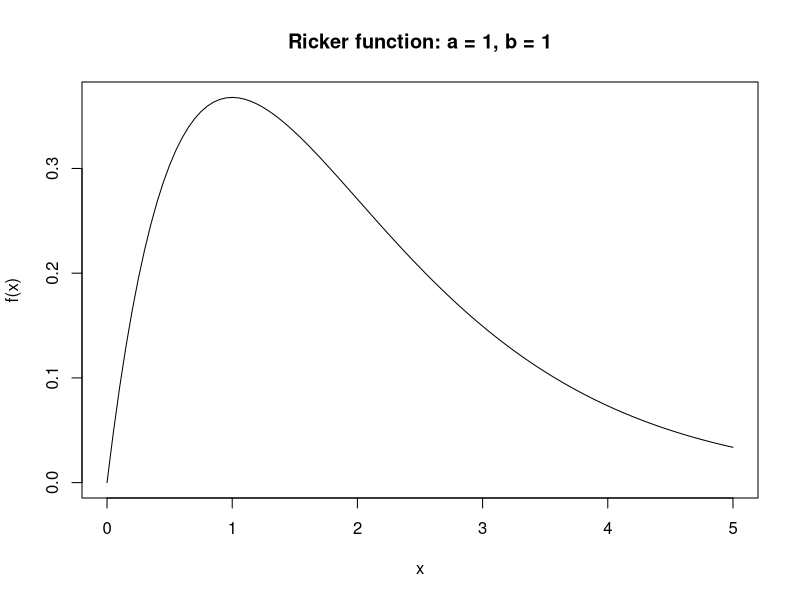
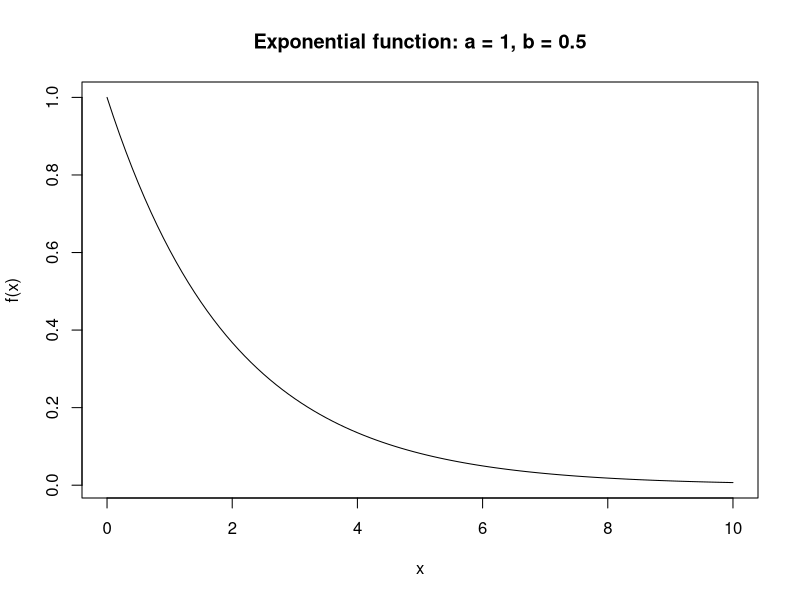
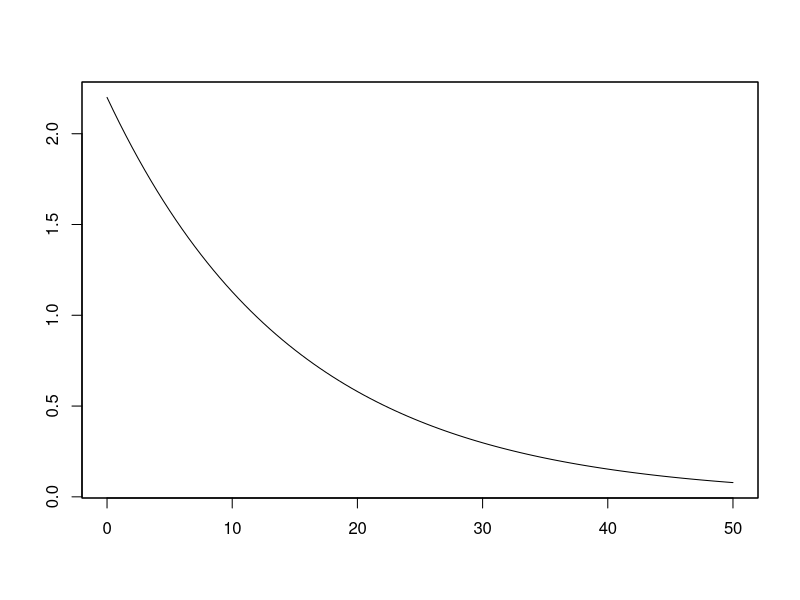
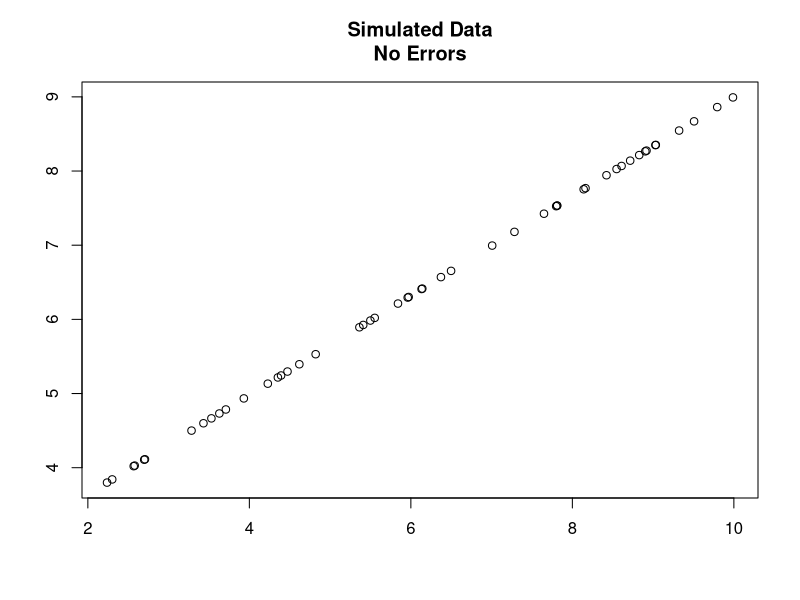
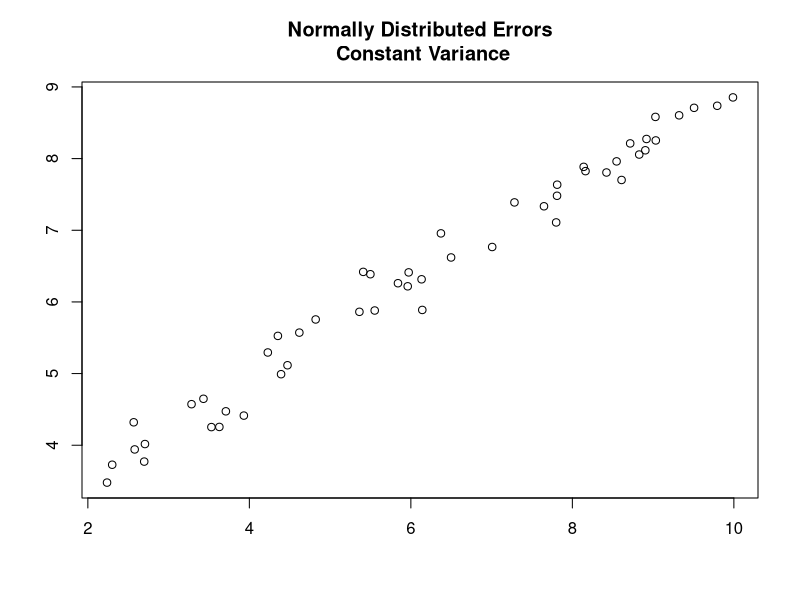
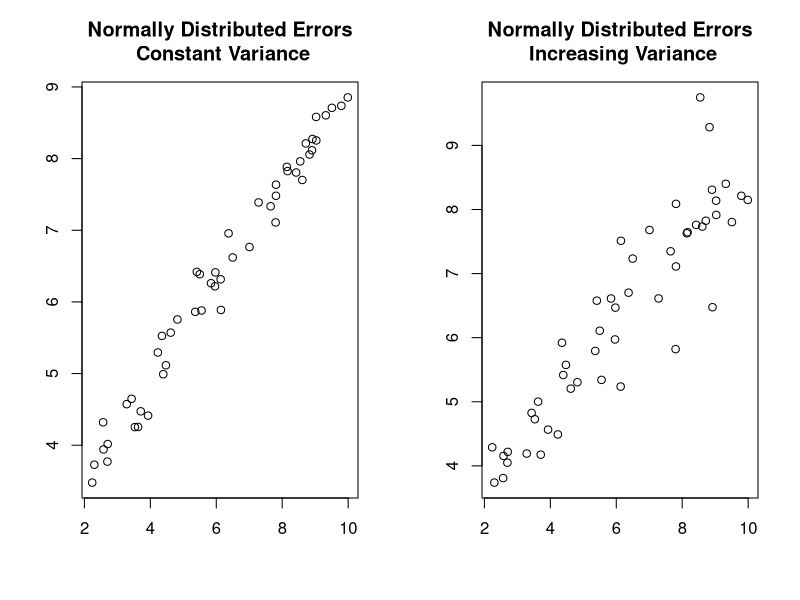
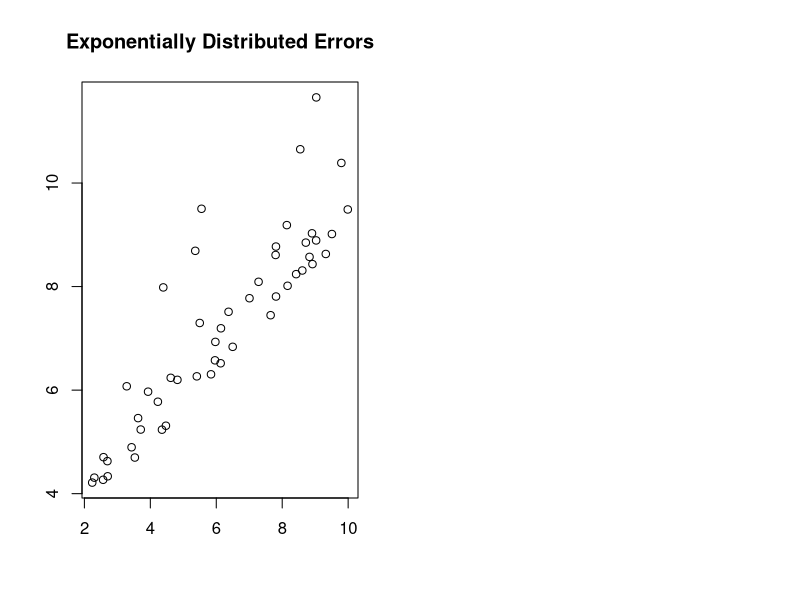

R code for these plots, in order:
## ---- chunk 1

## ---- chunk 2
ricker_fun = function(x, a, b) 
{
  return(a * x * exp(-b * x))
}
## ---- chunk 3
curve(
  ricker_fun(x, 1, 1), 
  from = 0, to = 5, add = FALSE, 
  main = "Ricker function: a = 1, b = 1",
  ylab = "f(x)", xlab = "x")
## ---- chunk 4

exp_fun = function(x, a, b) 
{
  return(a * exp(-b * x))
}

## ---- chunk 5
curve(
  exp_fun(x, 1, 0.5), 
  from = 0, to = 10, add = FALSE, 
  main = "Exponential function: a = 1, b = 0.5",
  ylab = "f(x)", xlab = "x")
## ---- chunk 6
curve(
  exp_fun(x, 2.2, 1/15), add = FALSE, from = 0, to = 50,
  ann = FALSE, axes = TRUE, ylab = "f(x)"); box()
## ---- chunk 7
# Seed the RNG so we can reproduce our results
set.seed(1234567)

# Specify the x-range and number of points:
n_pts = 50
x_min = 2
x_max = 10

# Generate the x-values
x_sim = runif(n_pts, min = x_min, max = x_max)
## ---- chunk 8
param_intercept = 2.3
param_slope = 0.67
y_pred = param_intercept + x_sim * param_slope
plot(x_sim, y_pred, main = "Simulated Data\nNo Errors", xlab = "", ylab = "")

## ---- chunk 9
error_mean = 0
error_sd = 0.25

y_observed = 
  y_pred + 
  rnorm(
    n = n_pts, 
    mean = error_mean, 
    sd = error_sd)
plot(x_sim, y_observed, main = "Normally Distributed Errors\n Constant Variance", xlab = "", ylab = "")
## ---- chunk 10
error_mean = 0
error_sd = 0.1

y_observed_2 = 
  y_pred + 
  rnorm(
    n = n_pts, 
    mean = error_mean, 
    sd = error_sd * x_sim)

par(mfrow = c(1, 2))
plot(x_sim, y_observed, main = "Normally Distributed Errors\n Constant Variance", xlab = "", ylab = "")
plot(x_sim, y_observed_2, main = "Normally Distributed Errors\n Increasing Variance", xlab = "", ylab = "")
## ---- chunk 11

y_observed_3 = 
  y_pred + 
  rexp(
    n = n_pts, 
  rate=1.2)

plot(x_sim, y_observed_3, main = "Exponentially Distributed Errors", xlab = "", ylab = "")


## ---- chunk 12

